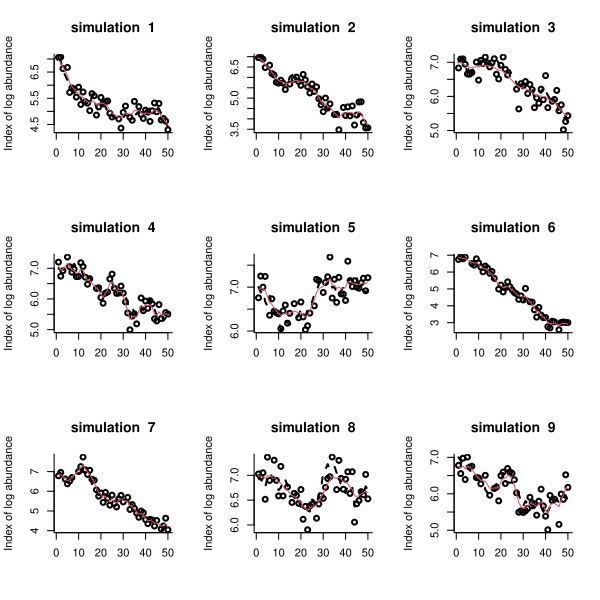

The R source for this figure:
###################################################
### code chunk number 11: plotkemstates
###################################################
par(mfrow = c(3, 3))
for (i in 1:9) {
  plot(years, y.tss[i, ], xlab = "", ylab = "Index of log abundance", lwd = 2, bty = "l")
  lines(years, x.tss[i, ], type = "l", lwd = 2, lty = 2)
  lines(years, kem.states[i, ], type = "l", col = 2, lwd = 1, lty = 1)
  title(paste("simulation ", i))
}
# legend("topright", c("Observed","True","KalmanEM estimate"),lty = c(-1, 2, 1), pch = c(1, -1, -1),col=c(1,1,2))
